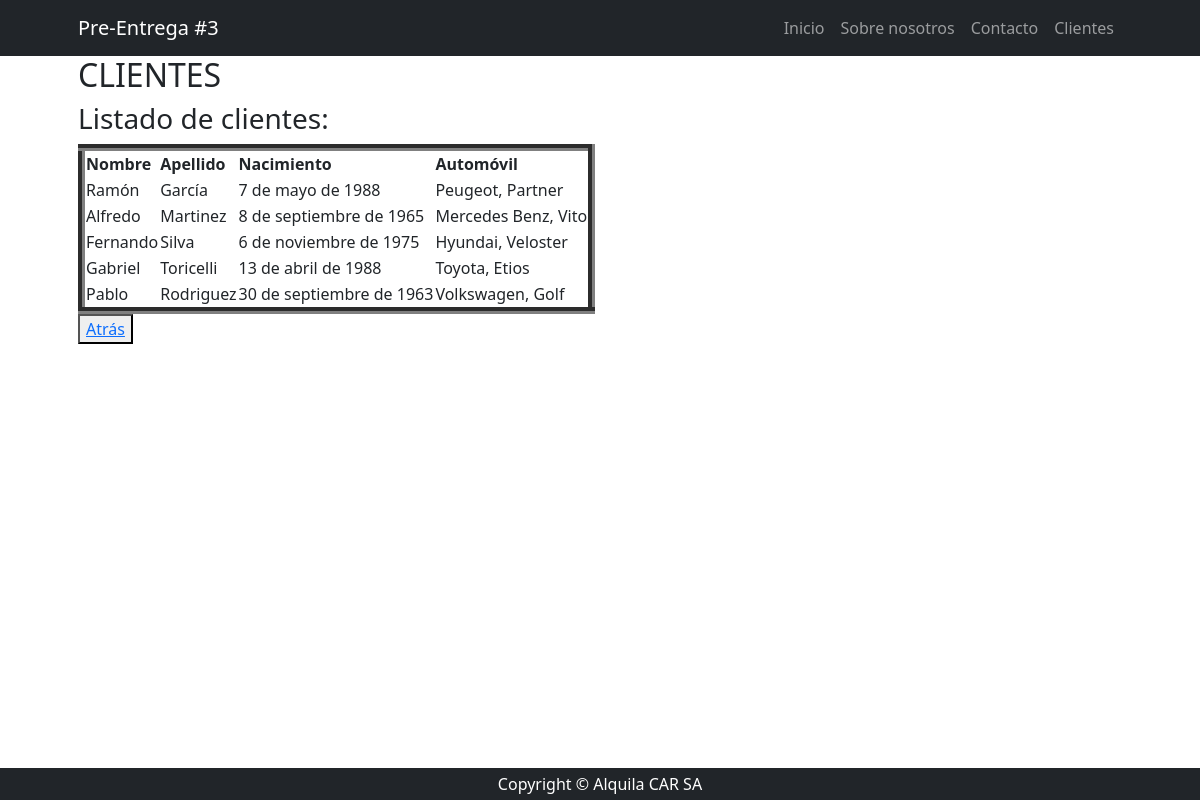
/clientes/cliente/list, run on the app's committed database.
### cliente/models.py (models this page shows, shortened)
class Cliente(models.Model):
    nombre = models.CharField(max_length=100)
    apellido = models.CharField(max_length=100)
    nacimiento = models.DateField(null=True, blank=True)
    pais_origen_id = models.ForeignKey(
        Pais, null=True, blank=True, on_delete=models.SET_NULL, verbose_name="país de origen"
    )
    automovil=models.ForeignKey(Auto, null=True, blank=True, on_delete=models.SET_NULL, verbose_name='auto')

class Auto(models.Model):
    marca=models.CharField(max_length=50)
    modelo=models.CharField(max_length=50)
    def __str__(self) -> str:
        return f"{self.marca}, {self.modelo}"

### cliente/views.py (the view)
# urls.py: path("cliente/list", views.cliente_list, name="cliente_list"),
def cliente_list(request):
    clientes = models.Cliente.objects.all()
    context = {"clientes": clientes}
    return render(request, "cliente/cliente_list.html", context)

### cliente/templates/cliente/cliente_list.html
{% extends 'core/base.html' %}
{% block content %}
    <h2>CLIENTES</h2>
    <h3>Listado de clientes:</h3>
    <table border="7">
        <thead>
            <th>Nombre</th>
            <th>Apellido</th>
            <th>Nacimiento</th>
            <th>Automóvil</th>
        </thead>
        <tbody>
            {% for cliente in clientes %}
                <tr>
                    <td>{{ cliente.nombre }}</td>
                    <td>{{ cliente.apellido }}</td>
                    {% if cliente.nacimiento %}
                        <td>{{ cliente.nacimiento }}</td>
                    {% else %}
                        <td>Sin registro</td>
                    {% endif %}
                    {% if cliente.automovil %}
                        <td>{{ cliente.automovil }}</td>
                    {% else %}
                        <td>Sin registro</td>
                    {% endif %}
                </tr>
            {% endfor %}
        </tbody>
    </table>
    <button><a href="{% url 'cliente:index' %}">Atrás</a></button>
{% endblock content %}

### core/templates/core/base.html (shortened to what this page needs)
{% load static %}
<!DOCTYPE html>
<html lang="es">
    <head>
        <link href="{% static 'core/css/styles.css' %}" rel="stylesheet" />
    </head>
    <body>
        {% include 'core/navbar.html' %}
        <div class="container px-4 px-lg-5">
            {% block content %}
            {% endblock content %}
            {%include 'core/footer.html'%}
        </div>
    </body>
</html>

### core/templates/core/navbar.html (shortened to what this page needs)
<nav class="navbar navbar-expand-lg navbar-dark bg-dark">
    <div class="container px-5">
        <a class="navbar-brand" href="#!">Pre-Entrega #3</a>
        <div class="collapse navbar-collapse" id="navbarSupportedContent">
            <ul class="navbar-nav ms-auto mb-2 mb-lg-0">
                <li class="nav-item"><a class="nav-link {%if index %} active {%endif%}" aria-current="page" href="{% url 'core:index' %}">Inicio</a></li>
                <li class="nav-item"><a class="nav-link {%if index %} active {%endif%}" href="{% url 'core:about'%}">Sobre nosotros</a></li>
                <li class="nav-item"><a class="nav-link" href="#!">Contacto</a></li>
                <li class="nav-item"><a class="nav-link {%if index %} active {%endif%}" href="{% url 'cliente:index' %}">Clientes</a></li>
            </ul>
        </div>
    </div>
</nav>

### core/templates/core/footer.html
<footer class="py-1 bg-dark fixed-bottom">
    <div class="container px-4 px-lg-5"><p class="m-0 text-center text-white">Copyright &copy; Alquila CAR SA</p></div>
</footer>

### data on the page
Cliente: nombre "Ramón", apellido "García", nacimiento "7 de mayo de 1988", automovil "Peugeot, Partner"
Cliente: nombre "Alfredo", apellido "Martinez", nacimiento "8 de septiembre de 1965", automovil "Mercedes Benz, Vito"
Cliente: nombre "Fernando", apellido "Silva", nacimiento "6 de noviembre de 1975", automovil "Hyundai, Veloster"
Cliente: nombre "Gabriel", apellido "Toricelli", nacimiento "13 de abril de 1988", automovil "Toyota, Etios"
Cliente: nombre "Pablo", apellido "Rodriguez", nacimiento "30 de septiembre de 1963", automovil "Volkswagen, Golf"
